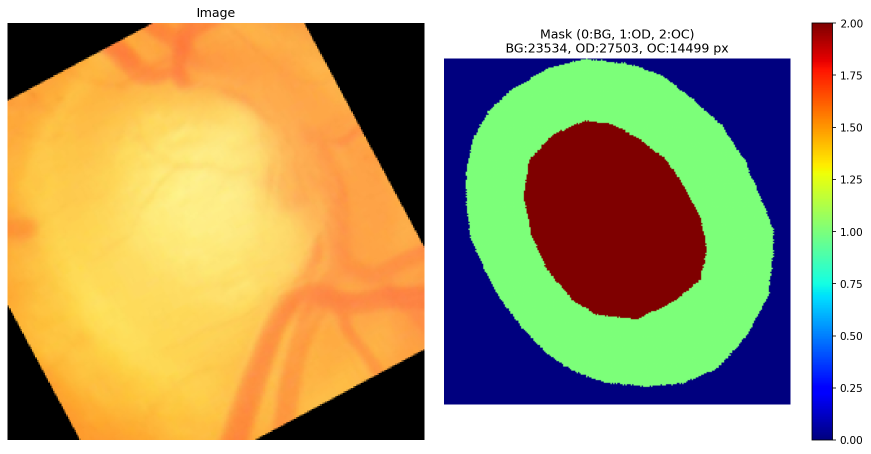
#> input picture experiments/enhancement/task_aware_enhancement_20251029_143656/visualizations/sample_data.png, 1741 x 907 px (shown at 1/2 size)
$ python -i clahe_preprocessing.py   (imports and definitions only)
#> lines starting #> are read from the running program, lines starting #| are printed output that depends on the picture
"""
CLAHE (Contrast Limited Adaptive Histogram Equalization) Preprocessing

CLAHE is particularly effective for medical imaging, especially fundus images:
- Enhances local contrast in different regions
- Prevents over-amplification of noise (contrast limiting)
- Adaptive: Works on small tiles rather than entire image
- Improves visibility of optic disc and cup boundaries

Benefits for Retinal Imaging:
1. Better contrast between disc and background
2. Enhanced cup boundaries (often low contrast)
3. Reduced illumination variations
4. Improved feature visibility in dark/bright regions
"""

import cv2
import numpy as np
from PIL import Image


class CLAHEPreprocessor:
    """
    Apply CLAHE preprocessing to fundus images.

    CLAHE parameters:
    - clipLimit: Threshold for contrast limiting (higher = more contrast)
    - tileGridSize: Size of grid for histogram equalization (smaller = more local)

    For fundus images:
    - clipLimit: 2.0-3.0 works well (prevents over-enhancement)
    - tileGridSize: (8,8) standard for 512x512 images
    """

    def __init__(
        self,
        clip_limit=2.0,
        tile_grid_size=(8, 8),
        apply_to='LAB'  # Options: 'LAB', 'HSV', 'RGB', 'GREEN'
    ):
        """
        Args:
            clip_limit: Threshold for contrast limiting (1.0-4.0 typical)
            tile_grid_size: Size of grid for adaptive histogram equalization
            apply_to: Which color space to apply CLAHE
                - 'LAB': Apply to L channel (luminance) - RECOMMENDED
                - 'HSV': Apply to V channel (value)
                - 'RGB': Apply to all channels
                - 'GREEN': Apply only to green channel (common in fundus)
        """
        self.clip_limit = clip_limit
        self.tile_grid_size = tile_grid_size
        self.apply_to = apply_to

        # Create CLAHE object
        self.clahe = cv2.createCLAHE(
            clipLimit=clip_limit,
            tileGridSize=tile_grid_size
        )

    def __call__(self, image):
        """
        Apply CLAHE preprocessing to image.

        Args:
            image: PIL Image or numpy array (H, W, 3) in RGB format

        Returns:
            PIL Image with CLAHE applied
        """
        # Convert PIL to numpy if needed
        if isinstance(image, Image.Image):
            img_array = np.array(image)
        else:
            img_array = image

        # Apply CLAHE based on selected mode
        if self.apply_to == 'LAB':
            enhanced = self._apply_lab(img_array)
        elif self.apply_to == 'HSV':
            enhanced = self._apply_hsv(img_array)
        elif self.apply_to == 'RGB':
            enhanced = self._apply_rgb(img_array)
        elif self.apply_to == 'GREEN':
            enhanced = self._apply_green(img_array)
        else:
            raise ValueError(f"Invalid apply_to: {self.apply_to}")

        # Convert back to PIL Image
        return Image.fromarray(enhanced)

    def _apply_lab(self, img_rgb):
        """
        Apply CLAHE to L channel in LAB color space.
        This is the RECOMMENDED method for fundus images.

        LAB separates luminance (L) from color (A, B), so we only
        enhance brightness/contrast without affecting colors.
        """
        # Convert RGB to LAB
        img_lab = cv2.cvtColor(img_rgb, cv2.COLOR_RGB2LAB)
#> img_lab: shape (907, 1741, 3); mean of channels 0, 1, 2 173.8, 133.2, 153

        # Split channels
        l_channel, a_channel, b_channel = cv2.split(img_lab)
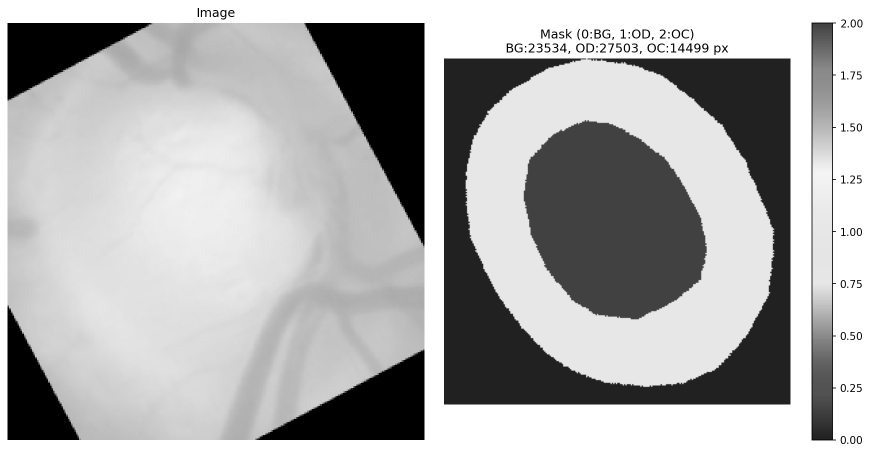
#> l_channel: shape (907, 1741) (shown at 1/2 size); min 0, max 255, mean 173.8
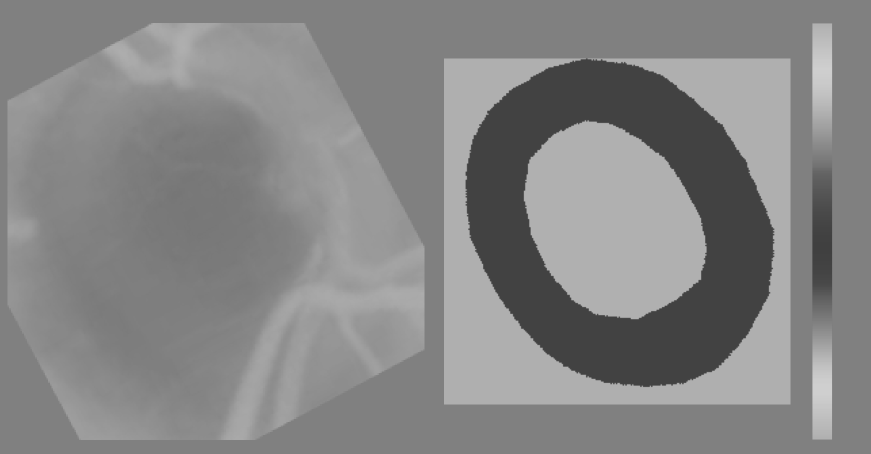
#> a_channel: shape (907, 1741) (shown at 1/2 size); min 64, max 207, mean 133.2
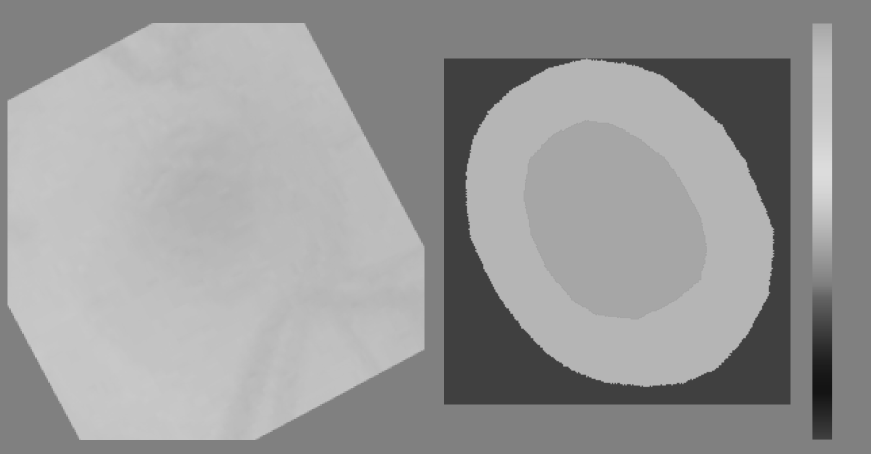
#> b_channel: shape (907, 1741) (shown at 1/2 size); min 20, max 220, mean 153

        # Apply CLAHE to L channel
        l_channel_clahe = self.clahe.apply(l_channel)
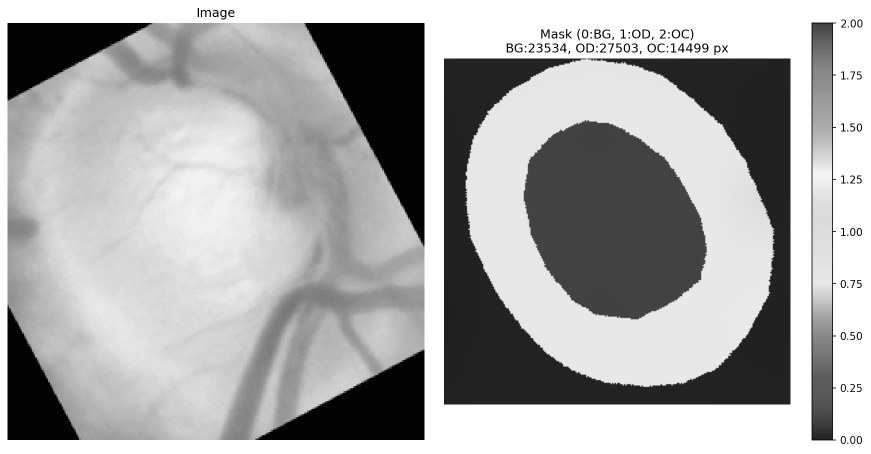
#> l_channel_clahe: shape (907, 1741) (shown at 1/2 size); min 2, max 255, mean 168.6

        # Merge channels back
        img_lab_clahe = cv2.merge([l_channel_clahe, a_channel, b_channel])
#> img_lab_clahe: shape (907, 1741, 3); mean of channels 0, 1, 2 168.6, 133.2, 153

        # Convert back to RGB
        img_rgb_clahe = cv2.cvtColor(img_lab_clahe, cv2.COLOR_LAB2RGB)
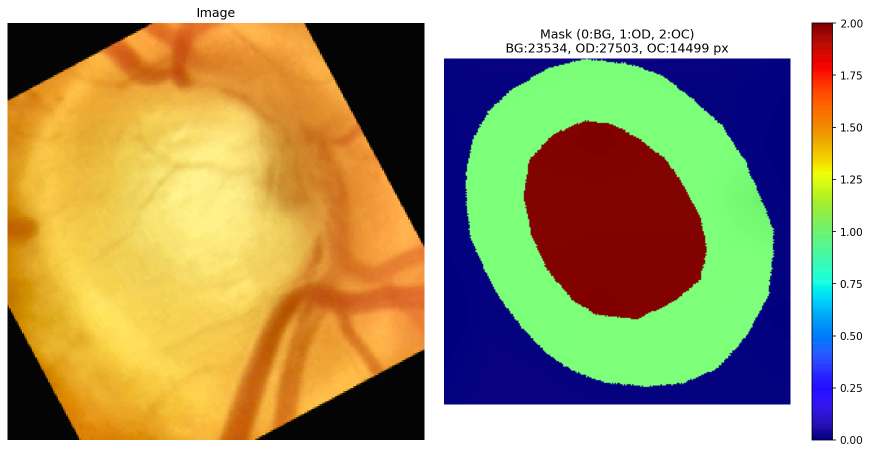
#> img_rgb_clahe: shape (907, 1741, 3) (shown at 1/2 size); mean R, G, B 170.9, 157, 113.6

        return img_rgb_clahe

    # [142 lines left out: functions _apply_hsv, _apply_rgb, _apply_green, compare_clahe_methods, test_clahe, not called in this run]


# [2 lines not run here, left out]

>>> import cv2
>>> picture = cv2.cvtColor(cv2.imread('../../experiments/enhancement/task_aware_enhancement_20251029_143656/visualizations/sample_data.png'), cv2.COLOR_BGR2RGB)
>>> result = CLAHEPreprocessor()(picture)

$ run again, on experiments/enhancement/task_aware_enhancement_20251029_143656/visualizations/epoch_001.png
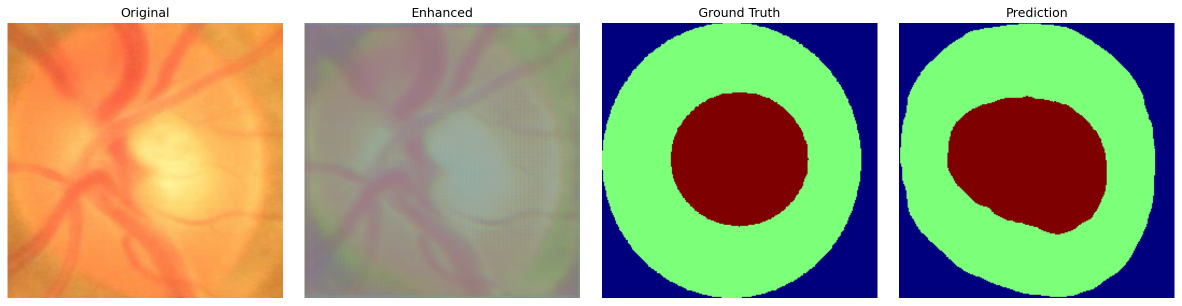
#> input picture experiments/enhancement/task_aware_enhancement_20251029_143656/visualizations/epoch_001.png, 2363 x 611 px (shown at 1/2 size)
#> img_lab: shape (611, 2363, 3); mean of channels 0, 1, 2 172.4, 128.9, 149
#> in _apply_lab, `l_channel_clahe = self.clahe.apply(l_channel)`:
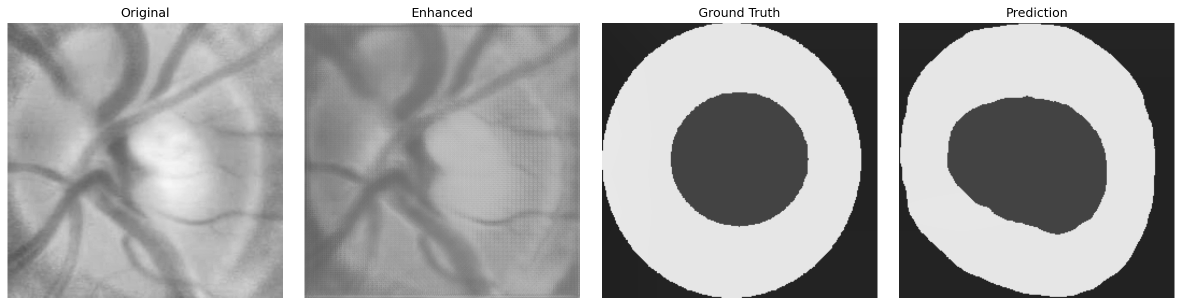
#> l_channel_clahe: shape (611, 2363) (shown at 1/2 size); min 2, max 255, mean 168.3
#> img_lab_clahe: shape (611, 2363, 3); mean of channels 0, 1, 2 168.3, 128.9, 149
#> in _apply_lab, `img_rgb_clahe = cv2.cvtColor(img_lab_clahe, cv2.COLOR_LAB2RGB)`:
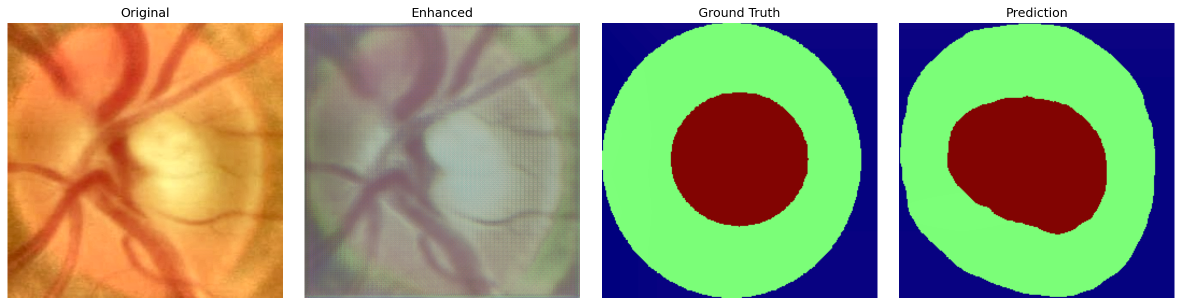
#> img_rgb_clahe: shape (611, 2363, 3) (shown at 1/2 size); mean R, G, B 157.9, 156.8, 121.5
